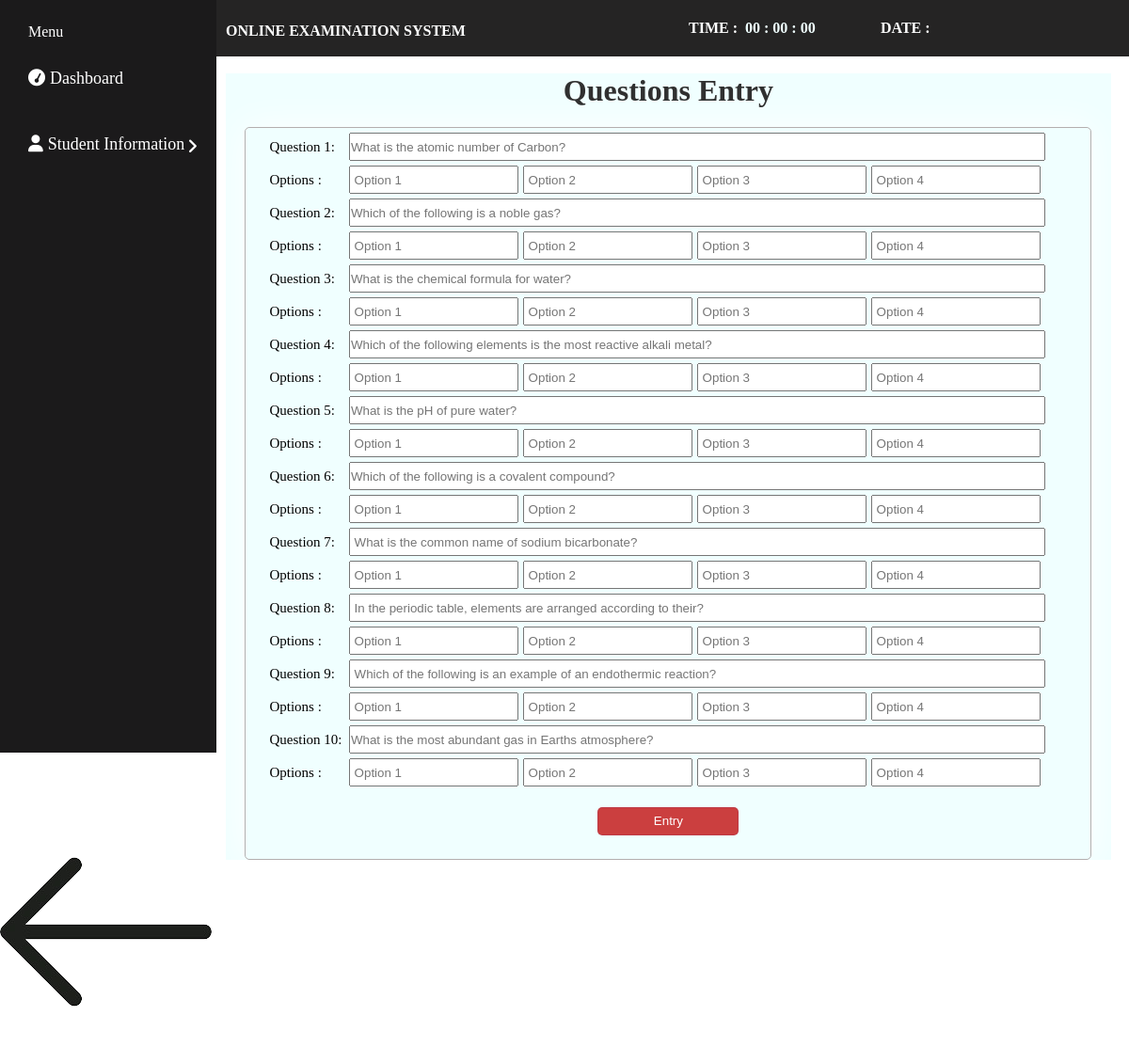
Screenshot of /examques1.php with the database file from the repository.
### tables this page shows
CREATE TABLE `addedquestion` (
  `id` int(100) NOT NULL,
  `Q.1` varchar(120) NOT NULL,
  `Q.2` varchar(120) NOT NULL,
  `Q.3` varchar(120) NOT NULL,
  `Q.4` varchar(120) NOT NULL,
  `Q.5` varchar(120) NOT NULL,
  `Q.6` varchar(120) NOT NULL,
  `Q.7` varchar(120) NOT NULL,
  `Q.8` varchar(120) NOT NULL,
  `Q.9` varchar(120) NOT NULL,
  `Q.10` varchar(120) NOT NULL,
  `Q.11` varchar(100) NOT NULL,
  `Q.12` varchar(100) NOT NULL,
  `Q.13` varchar(100) NOT NULL,
  `Q.14` varchar(100) NOT NULL,
  `Q.15` varchar(100) NOT NULL,
  `Q.16` varchar(100) NOT NULL,
  `Q.17` varchar(100) NOT NULL,
  `Q.18` varchar(100) NOT NULL,
  `Q.19` varchar(100) NOT NULL,
  `Q.20` varchar(100) NOT NULL,
  `Q.21` varchar(100) NOT NULL,
  `Q.22` varchar(100) NOT NULL,
  `Q.23` varchar(100) NOT NULL,
  `Q.24` varchar(100) NOT NULL,
  `Q.25` varchar(100) NOT NULL,
  `Q.26` varchar(100) NOT NULL,
  `Q.27` varchar(100) NOT NULL,
  `Q.28` varchar(100) NOT NULL,
  `Q.29` varchar(100) NOT NULL,
  `Q.30` varchar(100) NOT NULL,
  `Q.31` varchar(100) NOT NULL,
  `Q.32` varchar(100) NOT NULL,
  `Q.33` varchar(100) NOT NULL,
  `Q.34` varchar(100) NOT NULL,
  `Q.35` varchar(100) NOT NULL,
  `Q.36` varchar(100) NOT NULL,
  `Q.37` varchar(100) NOT NULL,
  `Q.38` varchar(100) NOT NULL,
  `Q.39` varchar(100) NOT NULL,
  `Q.40` varchar(100) NOT NULL,
  `Q.41` varchar(100) NOT NULL,
  `Q.42` varchar(100) NOT NULL,
  `Q.43` varchar(100) NOT NULL,
  `Q.44` varchar(100) NOT NULL,
  `Q.45` varchar(100) NOT NULL,
  `Q.46` varchar(100) NOT NULL,
  `Q.47` varchar(100) NOT NULL,
  `Q.48` varchar(100) NOT NULL,
  `Q.49` varchar(100) NOT NULL,
  `Q.50` varchar(100) NOT NULL
);

### examques1.php (the view, shortened to what this page needs)
<!DOCTYPE html>
<h lang="en">
<head>
    <link rel="stylesheet" stylesheet href="https://cdnjs.cloudflare.com/ajax/libs/font-awesome/6.5.1/css/all.min.css" />
    <link rel="stylesheet" href="style.css">
    <link rel="stylesheet" href="https://unpkg.com/aos@next/dist/aos.css" />
</head>
<div class="navss">
        <div class="logg">
            <h4>ONLINE EXAMINATION SYSTEM</h4>
        </div>
        <span class="tif">TIME :</span>
        <div class="clock">
            <span id="hrs">00</span>
            <span>:</span>
            <span id="min">00</span>
            <span>:</span>
            <span id="sec">00</span>
        </div>
        <span class="tif1">DATE :</span>
      <div class="loggs"><a href="logout.php" style="color: white; font-size: 16px; padding-right:5px;"><i class="fas fa-user" style="color: white; font-size: 16px; padding-right:2px;"></i>Logout</a></div>
    </div>
    <br>
    <div class="go">
    <div class="side-bar">
        <div class="menu">
        <div class="itemss">Menu</a></div>
            <div class="items"><a href="http://localhost/onlineexamination/dashboard.php"><i class="fas fa-tachometer"></i>Dashboard</a></div>
            <div class="items"><a class="sub-btn"><i class="fa fa-user"></i>Student Information
            <i class="fas fa-angle-right droopdown" style="margin-top: 24px;"></i>
            </a>
            </div>
             </div>
             </div>
             <?PHP
$servername = "localhost";
$username = "root";
$password = "";
$dbname = "onlineexamination";
$conn = new mysqli($servername, $username, $password, $dbname);
$es=mysqli_query($conn,"SELECT * FROM addedquestion");
$sq=mysqli_fetch_array($es);
             ?>
             <div class="consds">
                <div class="cocs">
                    <div class="hello">
                        <div class="ko" style="color: #303030;"><h1 >Questions Entry</h1></div>
                        <center>
                         <form action="" method="post">
                            <table  border="0" cellpadding="5" cellspacing="5" class="designq">
                            <tr><td class="labelss">Question 1:</td><td><input type="text" style="width: 740px;"  name="q1" class="fields" size="25" placeholder="<?php echo $sq['Q.1'];?>" /></td></tr>
                            <tr><td class="labelss">Options :</td><td><input type="text" style="width: 180px;" required="required" name="Option1" class="fields" size="25" placeholder=" Option 1" /><input type="text" style="width: 180px; margin-left:5px;" required="required" name="Option2" class="fields" size="25" placeholder=" Option 2" /><input type="text" style="width: 180px; margin-left:5px;" required="required" name="Option3" class="fields" size="25" placeholder=" Option 3" /><input type="text" style="width: 180px; margin-left:5px;" required="required" name="Option4" class="fields" size="25" placeholder=" Option 4" /></td></tr>
                            <tr><td class="labelss">Question 2:</td><td><input type="text" style="width: 740px;"  name="q2" class="fields" size="25" placeholder="<?php echo $sq['Q.2'];?>"/></td></tr>
                            <tr><td class="labelss">Options :</td><td><input type="text" style="width: 180px; " required="required" name="Option5" class="fields" size="25" placeholder=" Option 1" /><input type="text" style="width: 180px; margin-left:5px;" required="required" name="Option6" class="fields" size="25" placeholder=" Option 2" /><input type="text" style="width: 180px; margin-left:5px;" required="required" name="Option7" class="fields" size="25" placeholder=" Option 3" /><input type="text" style="width: 180px; margin-left:5px;" required="required" name="Option8" class="fields" size="25" placeholder=" Option 4" /></td></tr>
                            <tr><td class="labelss">Question 3:</td><td><input type="text" style="width: 740px;"  name="q3" class="fields" size="25" placeholder="<?php echo $sq['Q.3'];?>"/></td></tr>
                            <tr><td class="labelss">Options :</td><td><input type="text" style="width: 180px; " required="required" name="Option9" class="fields" size="25" placeholder=" Option 1" /><input type="text" style="width: 180px; margin-left:5px;" required="required" name="Option10" class="fields" size="25" placeholder=" Option 2" /><input type="text" style="width: 180px; margin-left:5px;" required="required" name="Option11" class="fields" size="25" placeholder=" Option 3" /><input type="text" style="width: 180px; margin-left:5px;" required="required" name="Option12" class="fields" size="25" placeholder=" Option 4" /></td></tr>
                            <tr><td class="labelss">Question 4:</td><td><input type="text" style="width: 740px;"  name="q4" class="fields" size="25" placeholder="<?php echo $sq['Q.4'];?>" /></td></tr>
                            <tr><td class="labelss">Options :</td><td><input type="text" style="width: 180px; " required="required" name="Option13" class="fields" size="25" placeholder=" Option 1" /><input type="text" style="width: 180px; margin-left:5px;" required="required" name="Option14" class="fields" size="25" placeholder=" Option 2" /><input type="text" style="width: 180px; margin-left:5px;" required="required" name="Option15" class="fields" size="25" placeholder=" Option 3" /><input type="text" style="width: 180px; margin-left:5px;" required="required" name="Option16" class="fields" size="25" placeholder=" Option 4" /></td></tr>
                            <tr><td class="labelss">Question 5:</td><td><input type="text" style="width: 740px;"  name="q5" class="fields" size="25" placeholder="<?php echo $sq['Q.5'];?>" /></td></tr>
                            <tr><td class="labelss">Options :</td><td><input type="text" style="width: 180px; " required="required" name="Option17" class="fields" size="25" placeholder=" Option 1" /><input type="text" style="width: 180px; margin-left:5px;" required="required" name="Option18" class="fields" size="25" placeholder=" Option 2" /><input type="text" style="width: 180px; margin-left:5px;" required="required" name="Option19" class="fields" size="25" placeholder=" Option 3" /><input type="text" style="width: 180px; margin-left:5px;" required="required" name="Option20" class="fields" size="25" placeholder=" Option 4" /></td></tr>
                            <tr><td class="labelss">Question 6:</td><td><input type="text" style="width: 740px;" name="q6" class="fields" size="25" placeholder="<?php echo $sq['Q.6'];?>" /></td></tr>
                            <tr><td class="labelss">Options :</td><td><input type="text" style="width: 180px; " required="required" name="Option21" class="fields" size="25" placeholder=" Option 1" /><input type="text" style="width: 180px; margin-left:5px;"  name="Option22" class="fields" size="25" placeholder=" Option 2" /><input type="text" style="width: 180px; margin-left:5px;" required="required" name="Option23" class="fields" size="25" placeholder=" Option 3" /><input type="text" style="width: 180px; margin-left:5px;" required="required" name="Option24" class="fields" size="25" placeholder=" Option 4" /></td></tr>
                            <tr><td class="labelss">Question 7:</td><td><input type="text" style="width: 740px;" name="q7" class="fields" size="25" placeholder="<?php echo $sq['Q.7'];?>" /></td></tr>
                            <tr><td class="labelss">Options :</td><td><input type="text" style="width: 180px; " required="required" name="Option25" class="fields" size="25" placeholder=" Option 1" /><input type="text" style="width: 180px; margin-left:5px;"  name="Option26" class="fields" size="25" placeholder=" Option 2" /><input type="text" style="width: 180px; margin-left:5px;" required="required" name="Option27" class="fields" size="25" placeholder=" Option 3" /><input type="text" style="width: 180px; margin-left:5px;" required="required" name="Option28" class="fields" size="25" placeholder=" Option 4" /></td></tr>
                            <tr><td class="labelss">Question 8:</td><td><input type="text" style="width: 740px;" name="q8" class="fields" size="25" placeholder="<?php echo $sq['Q.8'];?>" /></td></tr>
                            <tr><td class="labelss">Options :</td><td><input type="text" style="width: 180px; " required="required" name="Option29" class="fields" size="25" placeholder=" Option 1" /><input type="text" style="width: 180px; margin-left:5px;"  name="Option30" class="fields" size="25" placeholder=" Option 2" /><input type="text" style="width: 180px; margin-left:5px;" required="required" name="Option31" class="fields" size="25" placeholder=" Option 3" /><input type="text" style="width: 180px; margin-left:5px;" required="required" name="Option32" class="fields" size="25" placeholder=" Option 4" /></td></tr>
                            <tr><td class="labelss">Question 9:</td><td><input type="text" style="width: 740px;" name="q9" class="fields" size="25" placeholder="<?php echo $sq['Q.9'];?>" /></td></tr>
                            <tr><td class="labelss">Options :</td><td><input type="text" style="width: 180px; " required="required" name="Option33" class="fields" size="25" placeholder=" Option 1" /><input type="text" style="width: 180px; margin-left:5px;"  name="Option34" class="fields" size="25" placeholder=" Option 2" /><input type="text" style="width: 180px; margin-left:5px;" required="required" name="Option35" class="fields" size="25" placeholder=" Option 3" /><input type="text" style="width: 180px; margin-left:5px;" required="required" name="Option36" class="fields" size="25" placeholder=" Option 4" /></td></tr>
                            <tr><td class="labelss">Question 10:</td><td><input type="text" style="width: 740px;" name="q10" class="fields " size="25" placeholder="<?php echo $sq['Q.10'];?>" /></td></tr>
                            <tr><td class="labelss">Options :</td><td><input type="text" style="width: 180px; " required="required" name="Option37" class="fields" size="25" placeholder=" Option 1" /><input type="text" style="width: 180px; margin-left:5px;"  name="Option38" class="fields" size="25" placeholder=" Option 2" /><input type="text" style="width: 180px; margin-left:5px;" required="required" name="Option39" class="fields" size="25" placeholder=" Option 3" /><input type="text" style="width: 180px; margin-left:5px;" required="required" name="Option40" class="fields" size="25" placeholder=" Option 4" /></td></tr>
                            <tr><td colspan="2" align="center"><input type="submit" value="Entry" name="register" class="fields fg" /></td></tr>
                            </table>
                            </form>
                         </center>
                        </div>
                        </div>
                        </div>
    <div class="back"><img src="dsa.png" alt=""></div></a>
</body>
</html>

### style.css (style rules this page uses)
* { margin: 0; padding: 0; box-sizing: border-box; }
.designq { background-color:transparent; border:1px solid #b4afaf; border-radius:5px; padding:0px 20px; margin: 20px 0px; width: 900px; font-size: 15px; height: fit-content; padding-bottom: 20px; box-shadow:0px 0px 40px #ffffff; }
.fields { height: 30px; width: 200px; }
.fg { background-color: rgba(170, 168, 168, 0.877); margin-top: 2%; border-radius: 5px; width: 150px; color: rgb(255, 255, 255); background-color:#c41c1cd7; border: 1px solid #7922662a; }
input { width: 150px; outline: none; }
a { text-decoration: none; color: black; }
.side-bar { width: 230px; height: 100vh; background: #1b1a1b; position: fixed; top: 0; overflow-y: auto; transition: 0.5s ease; transition-property: left; }
.menu { width: 100%; margin-top: 20px; }
.menu .items { position: relative; cursor: pointer; }
.menu .items a { color: #fff; font-size: 18px; text-decoration: none; display: block; padding: 5px 30px; line-height: 60px; }
.itemss { color: #fff; font-size: 16px; padding: 5px 30px; }
.items i { margin-right: 5px; }
.items a .droopdown { position: absolute; right: 0; margin: 20px; transition: 0.5s ease; }
.labelss { gap: 20%; }
.navss { width: 100%; height: 60px; background: #252424; color: white; display: flex; position: fixed; }
.logg { padding-left: 20%; color: white; display: flex; padding-top: 3px; }
.logg h4 { padding-top: 21px; width: 900px; }
.loggs { padding-left: 6%; padding-top: 20px; color: white; }
.clock { position: absolute; left:66%; top: 35%; color:azure; font-weight: 900; }
.tif { position: absolute; left: 61%; top: 35%; font-weight: 900; }
.tif1 { position: absolute; left: 78%; top: 35%; font-weight: 900; }
.consds { width: 100%; height: 100vh; }
.cocs { padding-left: 20vw; width: 100%; height: 100vw; text-align: center; margin-top: 5%; }
.hello { width: 98%; height: auto; background-color: azure; }

### rows the page displays
addedquestion: q1 "What is the atomic number of Carbon?", q2 "Which of the following is a noble gas?", q3 "What is the chemical formula for water?", q4 "Which of the following elements is the most reactive alkali metal?", q5 "What is the pH of pure water?", q6 "Which of the following is a covalent compound?", q7 "What is the common name of sodium bicarbonate?", q8 "In the periodic table, elements are arranged according to their?", q9 "Which of the following is an example of an endothermic reaction?", q10 "What is the most abundant gas in Earths atmosphere?"
